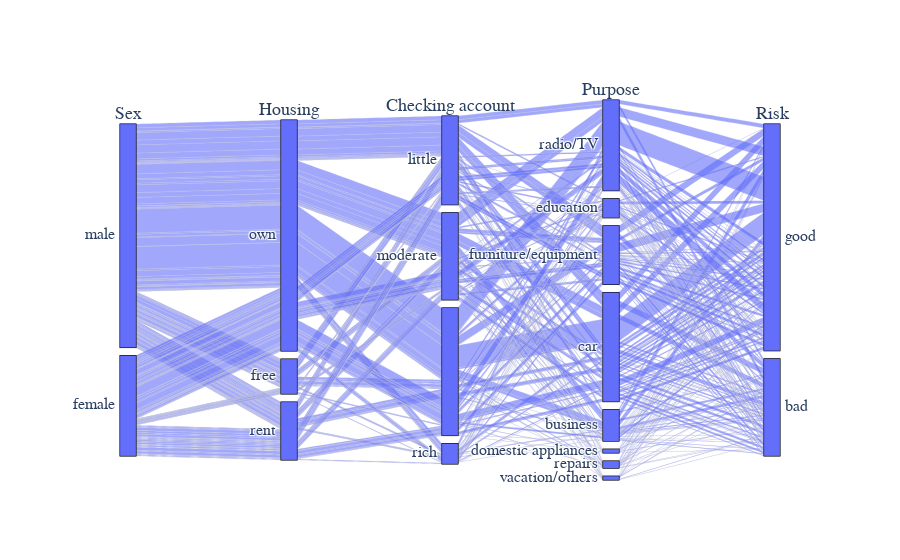

Write notebook code for a chart like this one.
### Code cell
# Risk Vs attributes Cross tabulation

"""The parallel categories diagram is a visualization of multi-dimensional categorical data sets. 
Each variable in the data set is represented by a column of rectangles, where each rectangle corresponds to a 
discrete value taken on by that variable. The relative heights of the rectangles reflect the 
relative frequency of occurrence of the corresponding value."""

import ipywidgets as widgets

# Create dimensions
gender_dim = go.parcats.Dimension(values=credit.Sex, label="Sex")
Housing_dim = go.parcats.Dimension(values=credit.Housing, label="Housing")
#Saving_accounts_dim = go.parcats.Dimension(values=credit['Saving accounts'], label="Saving accounts")
Checking_account_dim = go.parcats.Dimension(values=credit['Checking account'], label="Checking account")
Purpose_dim = go.parcats.Dimension(values=credit.Purpose, label="Purpose")
Risk_dim = go.parcats.Dimension(values=credit.Risk, label="Risk")

# Create parcats trace
color = np.zeros(len(credit), dtype='uint8')
colorscale = [[0, 'gray'], [0.33, 'firebrick'],
              [0.33, 'firebrick'], [0.66, 'blue'],
              [0.66, 'blue'], [1.0, 'green']]
fig = go.Figure(data = [go.Parcats(dimensions=[gender_dim, Housing_dim,Checking_account_dim,Purpose_dim,Risk_dim],
        #line={'color':color,'colorscale': colorscale},
         hoveron='color', hoverinfo='count+probability',
        labelfont={'size': 18, 'family': 'Times'},
        tickfont={'size': 16, 'family': 'Times'},
        arrangement='freeform')])
fig.show()

### Figure 1 — Plotly figure (JSON) as saved in the notebook; plotly's stock layout.template omitted (floating-point values rounded to 4 significant figures; data arrays with more than 128 entries replaced by an {"elided": "..."} marker saying what was removed)
{"data": [{"arrangement": "freeform", "dimensions": [{"label": "Sex", "values": {"elided": "1000 str values"}}, {"label": "Housing", "values": {"elided": "1000 str values"}}, {"label": "Checking account", "values": {"elided": "1000 str values"}}, {"label": "Purpose", "values": {"elided": "1000 str values"}}, {"label": "Risk", "values": {"elided": "1000 str values"}}], "hoverinfo": "count+probability", "hoveron": "color", "labelfont": {"family": "Times", "size": 18}, "tickfont": {"family": "Times", "size": 16}, "type": "parcats"}], "layout": {}}
